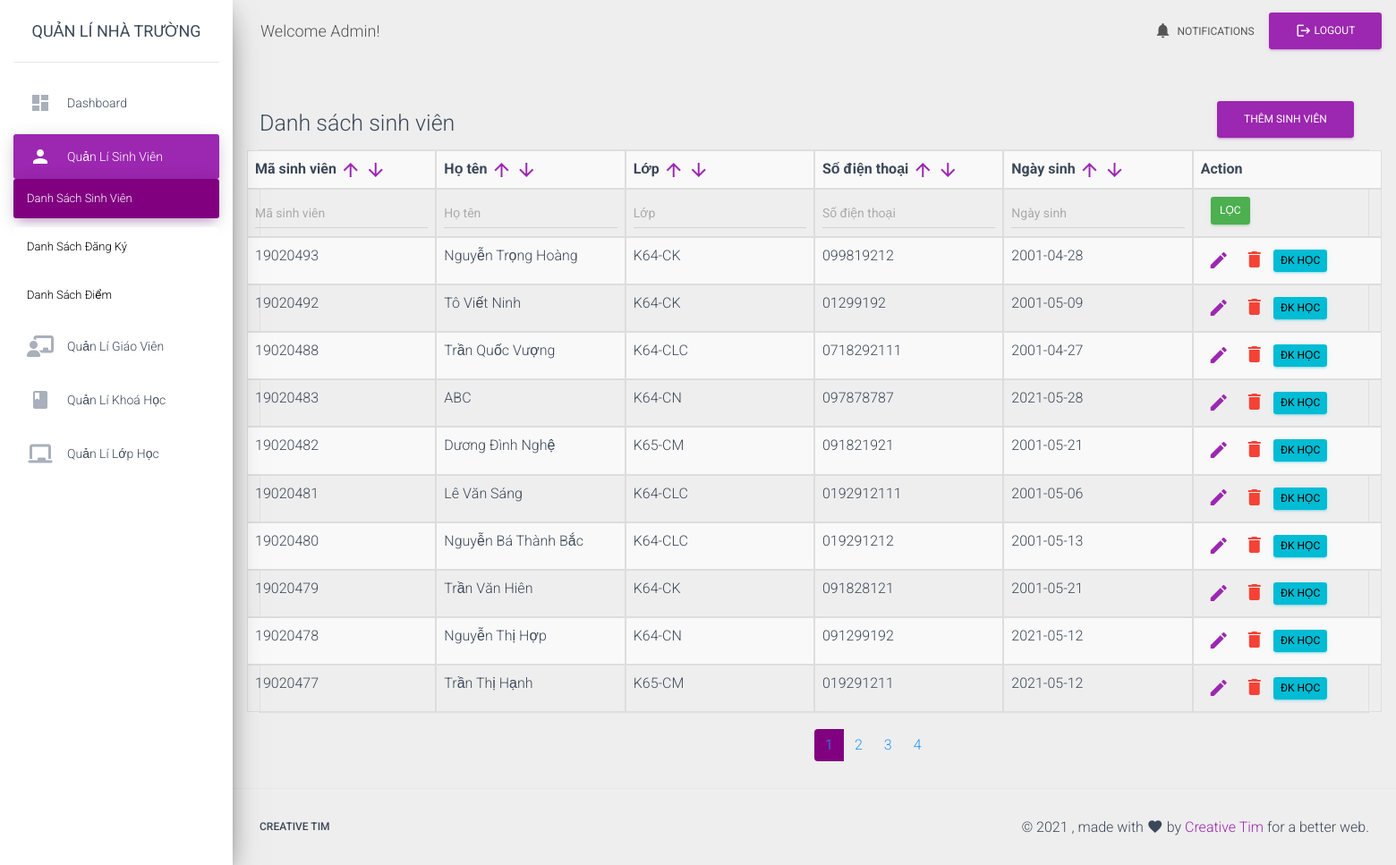
The page /manageStudent.php?type=view&page=1 (signed in) on the database its author committed.
### tables this page shows
CREATE TABLE `users` (
  `id` int(11) NOT NULL,
  `title` varchar(20) NOT NULL,
  `username` varchar(50) NOT NULL,
  `pass` varchar(50) NOT NULL,
  `representName` varchar(50) DEFAULT NULL,
  `img-personal` varchar(50) DEFAULT NULL
);

CREATE TABLE `students` (
  `id` int(11) NOT NULL,
  `fullName` varchar(50) NOT NULL,
  `classId` int(11) NOT NULL,
  `contactNumber` varchar(11) NOT NULL,
  `dob` date NOT NULL
);

### module/student/queryOnStudent.php (called while the page is built, shortened)
<?php
require_once './connection.php';
require_once './function/functions.php';
if (isset($_GET['type'])) {
    $type = $_GET['type'];
    $myTable = STUDENT_TABLE;
    if ($type == 'view') {
        if (isset($_POST['filter'])) {
            $result = filterStudents();
        } else {
            $result = selectElementFrom("$myTable", "*", "1 ORDER BY `students`.`id` DESC");
        }
        $students = [];
        $index = 0;
        while ($row = $result->fetch_assoc()) {
            $queryClass = selectElementFrom('classes', "*", "id = '$row[classId]'");
            $rowClass = $queryClass->fetch_assoc();
            $students[] = [
                'id' =>  $row['id'],
                'fullName' =>  $row['fullName'],
                'className' =>  $rowClass['className'],
                'contactNumber' =>  $row['contactNumber'],
                'dob' =>  $row['dob'],
                'index'=> $index
            ];
            $index++;
        }
    } else if ($type == 'add') {
        if (isset($_POST['fullName'])) {
            $dataStudent = array("id" => "NULL",
                "fullname" => "$_POST[fullName]",
                "classId" => "$_POST[selectedClass]",
                "contactNumber" => "$_POST[contactNumber]",
                "dob" => "$_POST[dob]");
            $result = insertElementFrom("$myTable", $dataStudent);
            $methodCreate = $_POST['create'];
            if ($methodCreate == 'create') {
                header("location: manageStudent.php?type=view&action=added");
            } else if ($methodCreate == 'continue') {
                header("location: manageStudent.php?type=add&action=added");
            }
        }
        $selectClass = createSelectClasses();
        $view_file_name = 'module/student/add.php';
    } else if ($type == 'edit' && isset($_GET['for'])) {
        $updateStatus = - 1;
        $id = $_GET['for'];
        $oldData = getStudent($id);
        if (isset($_POST['id1'])) {
            $updateStatus = updateStudent($id, $_POST['fullName'], $_POST['contactNumber'], $_POST['dob'], $_POST['selectedClass']);
            header("location: manageStudent.php?type=view&action=edited");
        }
        $selectClass = createSelectClasses($oldData['classId']);
        $view_file_name = 'module/student/edit.php';
    } else if ($type == 'delete' && isset($_GET['for'])) {
        $updateStatus = - 1;
        $id = $_GET['for'];
        if (deleteStudent($id)) {
            header("location: manageStudent.php?type=view&action=deleted");
        } else {
            header("location: manageStudent.php?type=view&action=noAction");
        }
    } else {
        die('Unhandled');
    }
}

### module/student/view.php (the view, shortened to what this page needs)
<div class="row">
    <div class="col-sm-6">
        <h3>Danh sách sinh viên</h3>
    </div>
    <div class='col-sm-6 text-right'>
        <a class='nav-link' href='manageStudent.php?type=add'>
            <button class="btn btn-primary">Thêm sinh viên</button>
        </a>
    </div>
</div>
<?php
if (count($students) <= 0) {
    echo "0 results";
} else { ?>
    <form method='post' action="#">
        <table style='width: 100%' class='table table-striped table-bordered table-hover'>
            <tr class="row">
                <th class="col-sm-2">Mã sinh viên
                    <a href="manageStudent.php?type=view&page=1&order=studentIdOrderUp"><i class="material-icons">arrow_upward</i></a>
                    <a href="manageStudent.php?type=view&page=1&order=studentIdOrderDown"><i class="material-icons">arrow_downward</i></a>
                </th>
                <th class="col-sm-2">Họ tên
                    <a href="manageStudent.php?type=view&page=1&order=studentNameOrderUp"><i class="material-icons">arrow_upward</i></a>
                    <a href="manageStudent.php?type=view&page=1&order=studentNameOrderDown"><i class="material-icons">arrow_downward</i></a>
                </th>
                <th class="col-sm-2">Lớp
                    <a href="manageStudent.php?type=view&page=1&order=classOrderUp"><i class="material-icons">arrow_upward</i></a>
                    <a href="manageStudent.php?type=view&page=1&order=classOrderDown"><i class="material-icons">arrow_downward</i></a></th>
                <th class="col-sm-2">Số điện thoại
                    <a href="manageStudent.php?type=view&page=1&order=contactNumOrderUp"><i class="material-icons">arrow_upward</i></a>
                    <a href="manageStudent.php?type=view&page=1&order=contactNumOrderDown"><i class="material-icons">arrow_downward</i></a></th>
                <th class="col-sm-2">Ngày sinh
                    <a href="manageStudent.php?type=view&page=1&order=dobOrderUp"><i class="material-icons">arrow_upward</i></a>
                    <a href="manageStudent.php?type=view&page=1&order=dobOrderDown"><i class="material-icons">arrow_downward</i></a></th>
                <th class="col-sm-2">Action</th>
            </tr>
            <tr class="row">
                <th class="col-sm-2">
                    <input name="studentId" class="form-control" type="text" placeholder="Mã sinh viên">
                </th>
                <th class="col-sm-2">
                    <input name="studentName" class="form-control" type="text" placeholder="Họ tên">
                </th>
                <th class="col-sm-2">
                    <input name="className" class="form-control" type="text" placeholder="Lớp">
                </th>
                <th class="col-sm-2">
                    <input name="contactNumber" class="form-control" type="text" placeholder="Số điện thoại">
                </th>
                <th class="col-sm-2">
                    <input name="dob" class="form-control" type="text" placeholder="Ngày sinh">
                </th>
                <th class="col-sm-2">
                    <input type="submit" class="btn btn-success" value="Lọc" style="padding: 7px 10px; margin: 0px 11px" name="filter">
                </th>
            </tr>
            <?php
         if (isset($_GET['page'])) {
             $page = $_GET['page'];
             foreach ($students as $row) {
                 if ($row['index'] >= ($page - 1)*10 && $row['index'] <= $page*10 - 1) {
                     echo "<tr class='row'>";
                     $query = getActionForm('manageStudent.php', $row['id'], true, true, "", true, false, $row['id']);
                     echo "<td class='col-sm-2'>$row[id]</td>
                        <td class='col-sm-2'>$row[fullName]</td>
                        <td class='col-sm-2'>$row[className]</td>
                        <td class='col-sm-2'>$row[contactNumber]</td>
                        <td class='col-sm-2'>$row[dob]</td>
                        <td class='col-sm-2'>$query</td>
                        </tr>";
                 }
             }
         }
            ?>
        </table>
    </form>
<?php
    $total_pages = ceil(count($students) / 10);
    $pagLink = "<ul class='pagination'>";
        for ($i=1; $i<=$total_pages; $i++) {
            $pagLink .= "<li class='page-item'>";
            if (isset($_GET['page']) && $_GET['page'] == $i) {
                if (isset($_GET['order'])) {
                    $pagLink .= "<a class='page-link active' href='manageStudent.php?type=view&order=$_GET[order]&page=".$i."'>".$i."</a>";
                } else {
                    $pagLink .= "<a class='page-link active' href='manageStudent.php?type=view&page=".$i."'>".$i."</a>";
                }
            } else {
                if (isset($_GET['order'])) {
                    $pagLink .= "<a class='page-link' href='manageStudent.php?type=view&order=$_GET[order]&page=".$i."'>".$i."</a>";
                } else {
                    $pagLink .= "<a class='page-link' href='manageStudent.php?type=view&page=".$i."'>".$i."</a>";
                }
            }
            $pagLink .= "</li>";
        }
        echo $pagLink . "</ul>";
     }

### includes/header.php (shortened to what this page needs)
<nav
	class="navbar navbar-expand-lg navbar-transparent navbar-absolute fixed-top ">
	<div class="container-fluid">
		<div class="navbar-wrapper" id="div-img">
			<a class="navbar-brand" href="process.php" id="welcome">Welcome
                <?php
                if (isset($_SESSION['username'])) {
                    $selectUser = selectElementFrom("users", "*", "username = '$_SESSION[username]'");
                    $user = $selectUser->fetch_assoc();
                    if (isset($user['representName'])){
                        echo "$user[representName]!";
                    } else {
                        echo "$user[username]!";
                    }
                } else {
                    $_SESSION['permission'] = false;
                }
                ?>
            </a>
		</div>
		<div class="collapse navbar-collapse justify-content-end">
			<ul class="navbar-nav">
				<li class="nav-item"><a class="nav-link" href="javascript:;"> <i
						class="material-icons">notifications</i> Notifications
				</a></li>
                <form method="post">
                <li class="nav-item">
                    <button type="submit" name="logout" class="btn btn-primary"> <i class="material-icons">logout</i> Logout
                    </button></li>
                </form>
			</ul>
		</div>
	</div>
</nav>

### function/functions.php (shortened to what this page needs)
<?php
function getActionForm($originLink, $id, $edit = true, $delete = true, $deletedElement = "", $regis = false, $addCourse = false, $studentId = "", $combine="")
{
    $res = "<ul style='display: flex'>";
    if ($edit) {
        $res .= "
                <li class='item'>
                <a class='nav-link' href='$originLink?type=edit&for=$id'>
                <i class='material-icons'>edit</i>
                </a></li>";
    }
    if ($delete) {
        if ($deletedElement == '') {
            $url = "$originLink?type=delete&for=$id";
        } else if ($deletedElement != ''){
            $url = "$originLink?type=delete&for=$id&ele=$deletedElement";
        }
        $res .= '<li class="item" onClick="confirmDelete(\'' . $url . '\')" id="delete_item">
                <i class="material-icons text-danger" style="cursor: pointer; padding: 0.25rem 0.5rem">delete</i>
                </li>';
    }
    if ($regis) {
        $res .= "
                <li class='item'>
                    <a class='btn btn-info' href='queryOnRegister.php?type=view&for=$studentId' style='color:black; padding: 0.25rem 0.5rem;'>ĐK học</a>
                </li>";
    }
    $res .= "</ul>";
    return $res;
}
function selectElementFrom($table, $element = '*', $condition = "1")
{
    global $conn;
    $sqlSelect = "SELECT $element FROM $table WHERE $condition";
    $query = $conn->query($sqlSelect);
    return $query;
}
        ?>

### assets/css/styleQueryForm.css (style rules this page uses)
.item { list-style: none; display: inline-block; }
.item a.nav-link { padding: 0.25rem 0.5rem !important; }

### slide_bar.php (style rules this page uses)
#div-img { max-width: 100%; max-height: 100%; }

### module/student/view.php (style rules this page uses)
.pagination { position: relative; left: 50%; top: 50%; }
.page-link.active { background: purple; }

### rows shown on the page
users: representName "Admin"
students: id "19020493", fullName "Nguyễn Trọng Hoàng", row "K64-CK", contactNumber "099819212", dob "2001-04-28"
students: id "19020492", fullName "Tô Viết Ninh", row "K64-CK", contactNumber "01299192", dob "2001-05-09"
students: id "19020488", fullName "Trần Quốc Vượng", row "K64-CLC", contactNumber "0718292111", dob "2001-04-27"
students: id "19020483", fullName "ABC", row "K64-CN", contactNumber "097878787", dob "2021-05-28"
students: id "19020482", fullName "Dương Đình Nghệ", row "K65-CM", contactNumber "091821921", dob "2001-05-21"
students: id "19020481", fullName "Lê Văn Sáng", row "K64-CLC", contactNumber "0192912111", dob "2001-05-06"
students: id "19020480", fullName "Nguyễn Bá Thành Bắc", row "K64-CLC", contactNumber "019291212", dob "2001-05-13"
students: id "19020479", fullName "Trần Văn Hiên", row "K64-CK", contactNumber "091828121", dob "2001-05-21"
students: id "19020478", fullName "Nguyễn Thị Hợp", row "K64-CN", contactNumber "091299192", dob "2021-05-12"
students: id "19020477", fullName "Trần Thị Hạnh", row "K65-CM", contactNumber "019291211", dob "2021-05-12"
